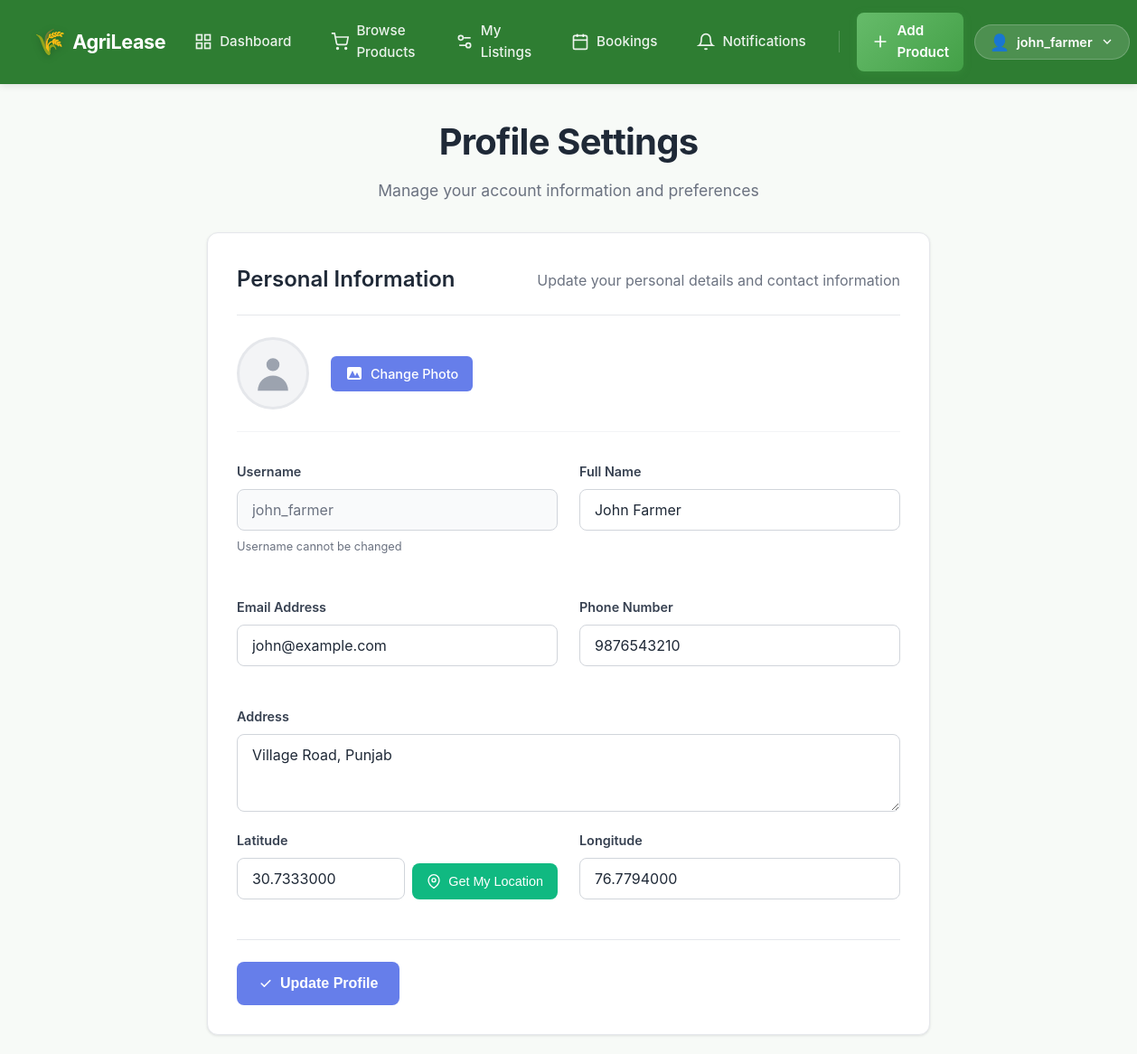
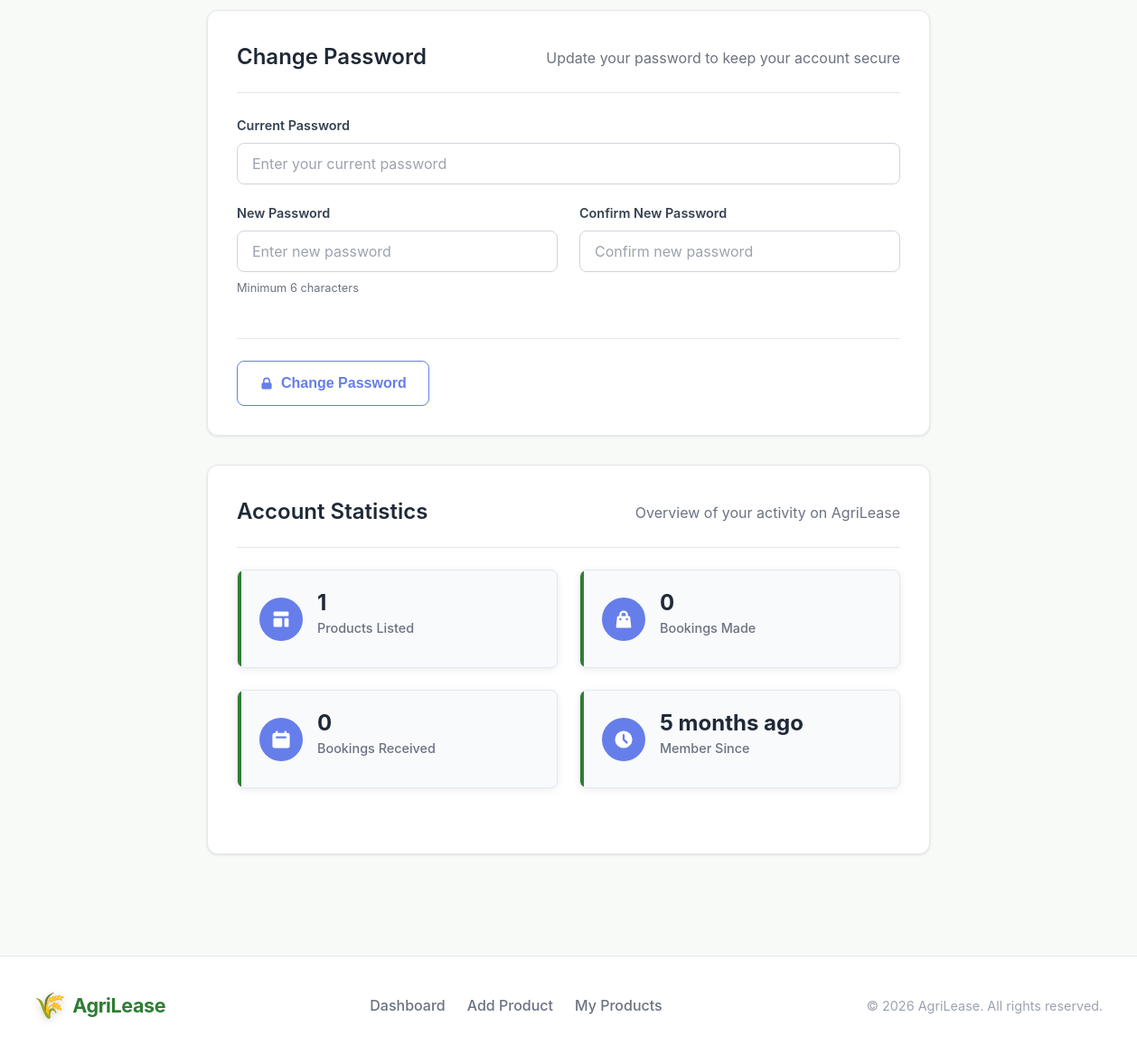
The app's page /profile.php (signed in) with its own data (2 pictures, top to bottom).
### tables this page shows
CREATE TABLE users (
  id INT AUTO_INCREMENT PRIMARY KEY,
  username VARCHAR(100) NOT NULL UNIQUE,
  password VARCHAR(255) NOT NULL,
  full_name VARCHAR(150) DEFAULT NULL,
  email VARCHAR(150) DEFAULT NULL UNIQUE,
  phone VARCHAR(25) DEFAULT NULL,
  address TEXT DEFAULT NULL,
  lat DECIMAL(10, 7) DEFAULT NULL,
  lng DECIMAL(10, 7) DEFAULT NULL,
  profile_image VARCHAR(255) DEFAULT NULL,
  user_type ENUM('renter', 'owner', 'both') DEFAULT 'both',
  is_active TINYINT(1) DEFAULT 1,
  created_at DATETIME DEFAULT CURRENT_TIMESTAMP,
  updated_at DATETIME DEFAULT CURRENT_TIMESTAMP ON UPDATE CURRENT_TIMESTAMP,
  INDEX idx_username (username),
  INDEX idx_email (email)
);

### includes/auth.php (called while the page is built, shortened)
<?php
if (!function_exists('isLoggedIn')) {
    require_once __DIR__ . '/functions.php';
}
function getCurrentUser() {
    global $pdo;
    try {
        $stmt = $pdo->prepare("SELECT * FROM users WHERE id = ?");
        $stmt->execute([$_SESSION['user_id']]);
        return $stmt->fetch();
    } catch (PDOException $e) {
        error_log("Error fetching user: " . $e->getMessage());
        return null;
    }
}
?>

### includes/functions.php (called while the page is built, shortened)
<?php
function timeAgo($datetime) {
    $time = time() - strtotime($datetime);
    if ($time < 31536000) return floor($time/2592000) . ' months ago';
    return floor($time/31536000) . ' years ago';
}
?>

### profile.php (the view, shortened to what this page needs)
<?php
require_once 'includes/config.php';
require_once 'includes/auth.php';
require_once 'includes/functions.php';
$user = getCurrentUser();
?>
<?php include 'includes/header.php'; ?>
<div class="container page">
  <div class="profile-container">
    <div class="profile-header">
      <h1 class="page-title">Profile Settings</h1>
      <p class="page-subtitle">Manage your account information and preferences</p>
    </div>
    <div class="profile-content">
      <div class="profile-section">
        <div class="section-header">
          <h2>Personal Information</h2>
          <p>Update your personal details and contact information</p>
        </div>
        <form method="post" enctype="multipart/form-data" class="profile-form">
          <div class="profile-image-section">
            <div class="current-image">
              <?php if ($user['profile_image']): ?>
                <img src="<?php echo htmlspecialchars($user['profile_image']); ?>" alt="Profile Image" class="profile-avatar">
              <?php else: ?>
                <div class="profile-avatar-placeholder">
                  <svg width="48" height="48" viewBox="0 0 20 20" fill="currentColor">
                    <path fill-rule="evenodd" d="M10 9a3 3 0 100-6 3 3 0 000 6zm-7 9a7 7 0 1114 0H3z" clip-rule="evenodd"/>
                  </svg>
                </div>
              <?php endif; ?>
            </div>
            <div class="image-upload">
              <label for="profile_image" class="upload-label">
                <svg width="20" height="20" viewBox="0 0 20 20" fill="currentColor">
                  <path fill-rule="evenodd" d="M4 3a2 2 0 00-2 2v10a2 2 0 002 2h12a2 2 0 002-2V5a2 2 0 00-2-2H4zm12 12H4l4-8 3 6 2-4 3 6z" clip-rule="evenodd"/>
                </svg>
                Change Photo
              </label>
            </div>
          </div>
          <div class="form-grid">
            <div class="form-group">
              <label for="username" class="form-label">Username</label>
              <input type="text" id="username" value="<?php echo htmlspecialchars($user['username']); ?>"
                     class="form-input" disabled>
              <small class="form-help">Username cannot be changed</small>
            </div>
            <div class="form-group">
              <label for="full_name" class="form-label">Full Name</label>
              <input type="text" id="full_name" name="full_name"
                     value="<?php echo htmlspecialchars($user['full_name'] ?? ''); ?>"
                     class="form-input" placeholder="Enter your full name">
            </div>
            <div class="form-group">
              <label for="email" class="form-label">Email Address</label>
              <input type="email" id="email" name="email"
                     value="<?php echo htmlspecialchars($user['email'] ?? ''); ?>"
                     class="form-input" placeholder="Enter your email">
            </div>
            <div class="form-group">
              <label for="phone" class="form-label">Phone Number</label>
              <input type="tel" id="phone" name="phone"
                     value="<?php echo htmlspecialchars($user['phone'] ?? ''); ?>"
                     class="form-input" placeholder="Enter your phone number">
            </div>
          </div>
          <div class="form-group">
            <label for="address" class="form-label">Address</label>
            <textarea id="address" name="address" rows="3" class="form-textarea"
                      placeholder="Enter your complete address"><?php echo htmlspecialchars($user['address'] ?? ''); ?></textarea>
          </div>
          <div class="form-grid">
            <div class="form-group">
              <label for="lat" class="form-label">Latitude</label>
              <div class="location-input-wrapper">
                <input type="number" step="any" id="lat" name="lat"
                       value="<?php echo htmlspecialchars($user['lat'] ?? ''); ?>"
                       class="form-input" placeholder="e.g., 28.6139" readonly>
                <button type="button" id="get-location" class="location-btn">
                  <svg width="16" height="16" viewBox="0 0 24 24" fill="none" xmlns="http://www.w3.org/2000/svg">
                    <path d="M21 10c0 7-9 13-9 13s-9-6-9-13a9 9 0 0 1 18 0z" stroke="currentColor" stroke-width="2"/>
                    <circle cx="12" cy="10" r="3" stroke="currentColor" stroke-width="2"/>
                  </svg>
                  Get My Location
                </button>
              </div>
            </div>
            <div class="form-group">
              <label for="lng" class="form-label">Longitude</label>
              <input type="number" step="any" id="lng" name="lng"
                     value="<?php echo htmlspecialchars($user['lng'] ?? ''); ?>"
                     class="form-input" placeholder="e.g., 77.2090" readonly>
            </div>
          </div>
          <div class="form-actions">
            <button type="submit" class="btn btn-primary">
              <svg width="16" height="16" viewBox="0 0 20 20" fill="currentColor">
                <path fill-rule="evenodd" d="M16.707 5.293a1 1 0 010 1.414l-8 8a1 1 0 01-1.414 0l-4-4a1 1 0 011.414-1.414L8 12.586l7.293-7.293a1 1 0 011.414 0z" clip-rule="evenodd"/>
              </svg>
              Update Profile
            </button>
          </div>
        </form>
      </div>
      <div class="profile-section">
        <div class="section-header">
          <h2>Change Password</h2>
          <p>Update your password to keep your account secure</p>
        </div>
        <form method="post" class="password-form">
          <div class="form-group">
            <label for="current_password" class="form-label">Current Password</label>
            <input type="password" id="current_password" name="current_password"
                   class="form-input" placeholder="Enter your current password" required>
          </div>
          <div class="form-grid">
            <div class="form-group">
              <label for="new_password" class="form-label">New Password</label>
              <input type="password" id="new_password" name="new_password"
                     class="form-input" placeholder="Enter new password" required>
              <small class="form-help">Minimum 6 characters</small>
            </div>
            <div class="form-group">
              <label for="confirm_password" class="form-label">Confirm New Password</label>
              <input type="password" id="confirm_password" name="confirm_password"
                     class="form-input" placeholder="Confirm new password" required>
            </div>
          </div>
          <div class="form-actions">
            <button type="submit" class="btn btn-outline">
              <svg width="16" height="16" viewBox="0 0 20 20" fill="currentColor">
                <path fill-rule="evenodd" d="M5 9V7a5 5 0 0110 0v2a2 2 0 012 2v5a2 2 0 01-2 2H5a2 2 0 01-2-2v-5a2 2 0 012-2zm8-2v2H7V7a3 3 0 016 0z" clip-rule="evenodd"/>
              </svg>
              Change Password
            </button>
          </div>
        </form>
      </div>
      <div class="profile-section">
        <div class="section-header">
          <h2>Account Statistics</h2>
          <p>Overview of your activity on AgriLease</p>
        </div>
        <div class="stats-grid">
          <?php
          $products_stmt = $pdo->prepare("SELECT COUNT(*) FROM products WHERE listed_by = ?");
          $products_stmt->execute([$_SESSION['user_id']]);
          $products_count = $products_stmt->fetchColumn();
          $bookings_stmt = $pdo->prepare("SELECT COUNT(*) FROM bookings WHERE renter_id = ?");
          $bookings_stmt->execute([$_SESSION['user_id']]);
          $bookings_count = $bookings_stmt->fetchColumn();
          $received_bookings_stmt = $pdo->prepare("SELECT COUNT(*) FROM bookings WHERE owner_id = ?");
          $received_bookings_stmt->execute([$_SESSION['user_id']]);
          $received_bookings_count = $received_bookings_stmt->fetchColumn();
          ?>
          <div class="stat-card">
            <div class="stat-icon">
              <svg width="24" height="24" viewBox="0 0 20 20" fill="currentColor">
                <path d="M3 4a1 1 0 011-1h12a1 1 0 011 1v2a1 1 0 01-1 1H4a1 1 0 01-1-1V4zM3 10a1 1 0 011-1h6a1 1 0 011 1v6a1 1 0 01-1 1H4a1 1 0 01-1-1v-6zM14 9a1 1 0 00-1 1v6a1 1 0 001 1h2a1 1 0 001-1v-6a1 1 0 00-1-1h-2z"/>
              </svg>
            </div>
            <div class="stat-content">
              <div class="stat-number"><?php echo $products_count; ?></div>
              <div class="stat-label">Products Listed</div>
            </div>
          </div>
          <div class="stat-card">
            <div class="stat-icon">
            </div>
            <div class="stat-content">
              <div class="stat-number"><?php echo $bookings_count; ?></div>
              <div class="stat-label">Bookings Made</div>
            </div>
          </div>
          <div class="stat-card">
            <div class="stat-icon">
              <svg width="24" height="24" viewBox="0 0 20 20" fill="currentColor">
                <path fill-rule="evenodd" d="M6 2a1 1 0 00-1 1v1H4a2 2 0 00-2 2v10a2 2 0 002 2h12a2 2 0 002-2V6a2 2 0 00-2-2h-1V3a1 1 0 10-2 0v1H7V3a1 1 0 00-1-1zm0 5a1 1 0 000 2h8a1 1 0 100-2H6z" clip-rule="evenodd"/>
              </svg>
            </div>
            <div class="stat-content">
              <div class="stat-number"><?php echo $received_bookings_count; ?></div>
              <div class="stat-label">Bookings Received</div>
            </div>
          </div>
          <div class="stat-card">
            <div class="stat-icon">
              <svg width="24" height="24" viewBox="0 0 20 20" fill="currentColor">
                <path fill-rule="evenodd" d="M10 18a8 8 0 100-16 8 8 0 000 16zm1-12a1 1 0 10-2 0v4a1 1 0 00.293.707l2.828 2.829a1 1 0 101.415-1.415L11 9.586V6z" clip-rule="evenodd"/>
              </svg>
            </div>
            <div class="stat-content">
              <div class="stat-number"><?php echo timeAgo($user['created_at']); ?></div>
              <div class="stat-label">Member Since</div>
            </div>
          </div>
        </div>
      </div>
    </div>
  </div>
</div>
<?php include 'includes/footer.php'; ?>

### assets/css/style.css (style rules this page uses)
* { box-sizing: border-box; margin: 0; padding: 0; }
html, body { height: 100%; scroll-behavior: smooth; }
body { font-family: -apple-system, BlinkMacSystemFont, "Segoe UI", Roboto, "Helvetica Neue", Arial, sans-serif; color: #1a1a1a; background: #f7faf7; line-height: 1.6; -webkit-font-smoothing: antialiased; -moz-osx-font-smoothing: grayscale; }
.container { width: min(1200px, 94%); margin: 0 auto; }
.btn { display: inline-flex; align-items: center; justify-content: center; gap: 0.5rem; padding: 0.625rem 1.25rem; border: none; border-radius: 8px; font-size: 0.95rem; font-weight: 600; text-decoration: none; cursor: pointer; transition: all 0.2s ease; white-space: nowrap; line-height: 1.5; background: #43a047; color: white; }
.btn-primary { background: #2e7d32; color: white; }
.btn-outline { background: transparent; color: #2e7d32; border: 1.5px solid #2e7d32; }
.form-group, .form-row { display: flex; flex-direction: column; gap: 0.5rem; margin-bottom: 1.25rem; }
label { font-weight: 600; font-size: 0.9rem; color: #374151; }
input[type="text"], input[type="email"], input[type="password"], input[type="tel"], input[type="number"], input[type="date"], textarea, select { width: 100%; padding: 0.75rem 1rem; border: 1.5px solid #d1d5db; border-radius: 8px; background: white; font-size: 1rem; transition: all 0.2s ease; font-family: inherit; color: #1f2937; }
input::placeholder, textarea::placeholder { color: #9ca3af; }
textarea { resize: vertical; min-height: 100px; }
.page { padding: 2rem 0 3rem; animation: fadeIn 0.4s ease; }
.page-title { font-size: 2.5rem; font-weight: 700; color: #1f2937; margin: 0 0 0.5rem; letter-spacing: -0.02em; }
.page-subtitle { font-size: 1.1rem; color: #6b7280; margin: 0; }
.stats-grid { display: grid; grid-template-columns: repeat(auto-fit, minmax(260px, 1fr)); gap: 1.5rem; margin-bottom: 2.5rem; }
.stat-card { background: white; border-radius: 12px; box-shadow: 0 2px 8px rgba(0, 0, 0, 0.08); padding: 1.5rem; display: flex; align-items: flex-start; gap: 1rem; transition: all 0.3s ease; border: 1px solid #e5e7eb; position: relative; overflow: hidden; }
.stat-card::before { content: ''; position: absolute; top: 0; left: 0; width: 4px; height: 100%; background: #2e7d32; transition: width 0.2s ease; }
.stat-icon { width: 48px; height: 48px; background: #e8f5e9; border-radius: 12px; display: flex; align-items: center; justify-content: center; color: #2e7d32; }
.stat-content { flex: 1; }
.stat-label { font-size: 0.9rem; color: #6b7280; font-weight: 500; margin-bottom: 0.5rem; }
.section-header { display: flex; justify-content: space-between; align-items: center; margin-bottom: 1.5rem; padding-bottom: 1rem; border-bottom: 1px solid #e5e7eb; }

### records on screen
users: username "john_farmer", full_name "John Farmer", email "john@example.com", phone "9876543210", address "Village Road, Punjab", lat "30.7333000", lng "76.7794000", created_at "5 months ago"

### other values on screen
$_SESSION['username'] "john_farmer"
$products_count "1"
$bookings_count "0"
$received_bookings_count "0"
